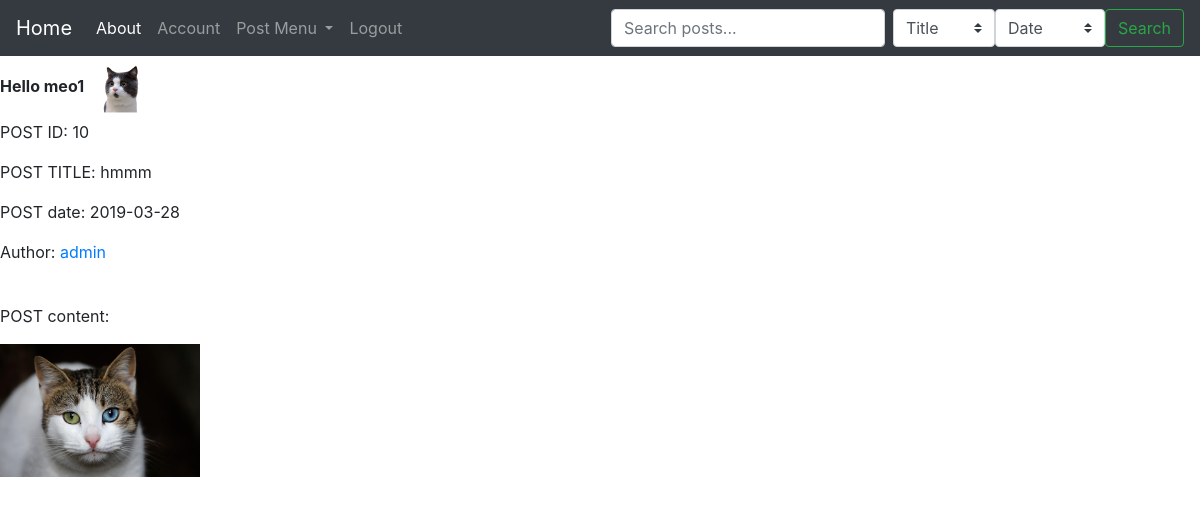
The page /post/10/detail (signed in) on the database its author committed.
### source/models.py (models this page shows, shortened)
class User(db.Model, UserMixin):
	__tablename__ = 'user_table'
	id = db.Column(db.Integer, primary_key=True)
	username = db.Column(db.String(30), unique=True, index =True, nullable=False)
	email = db.Column(db.String(40), unique=True, index =True, nullable=False)
	avatar = db.Column(db.String(30), nullable=False, default='default.png')
	password_hash = db.Column(db.String(128), nullable=False)
	post = db.relationship('Post', backref='author', lazy=True)

class Post(db.Model):
	__tablename__ = 'post_table'
	id = db.Column(db.Integer, primary_key=True)
	title = db.Column(db.String(30), nullable=False)
	date = db.Column(db.DateTime(), default=datetime.utcnow, nullable=False)
	content = db.Column(db.Text(), nullable=False)
	user_id = db.Column(db.String(20), db.ForeignKey('user_table.id'), nullable=False)

### source/post/views.py (the view)
@post.route('/post/<int:post_id>/detail')
@login_required
def show(post_id):
    post_sample = Post.query.get(post_id)
    return render_template('post_content.html', post_sample=post_sample)

### source/models.py (called while the page is built)
@lm.user_loader
def load_user(user_id):
	return User.query.get(user_id)

### source/templates/post_content.html (shortened to what this page needs)
{% extends 'base.html' %}
{% block content %}
<p>POST ID: {{post_sample.id}}</p>
<p>POST TITLE: {{post_sample.title}}</p>
<p>POST date: {{post_sample.date.strftime('%Y-%m-%d')}}</p>
<p>Author: <a href="{{ url_for('user.posts', username=post_sample.author.username) }}">{{ post_sample.author.username }}</a></p>
<br>
<p>POST content: </p>
<p>{{ post_sample.content|safe}}</p>
{% endblock %}

### source/templates/base.html (shortened to what this page needs)
<!DOCTYPE html>
<html>
<head>
	<link rel="stylesheet" href="https://stackpath.bootstrapcdn.com/bootstrap/4.3.1/css/bootstrap.min.css">
	<link rel="stylesheet" href="static/basic.css">
</head>
<body>
	<nav class="navbar navbar-expand-lg navbar-dark bg-dark">
	  <a class="navbar-brand" href="{{ url_for('core.index') }}">Home</a>
	  <div class="collapse navbar-collapse" id="navbarSupportedContent">
	    <ul class="navbar-nav mr-auto">
	      <li class="nav-item active">
	        <a class="nav-link" href="{{ url_for('core.about') }}">About <span class="sr-only">(current)</span></a>
	      </li>
	      {% if current_user.is_authenticated %}
	      <li class="nav-item">
	        <a class="nav-link" href="{{ url_for('user.account', user_id=current_user.id) }}">Account</a>
	      </li>
	      <li class="nav-item dropdown">
	        <a class="nav-link dropdown-toggle" href="#" id="navbarDropdown" role="button" data-toggle="dropdown" aria-haspopup="true" aria-expanded="false">
	          Post Menu
	        </a>
	      </li>
	      <li class="nav-item">
	        <a class="nav-link" href="{{ url_for('user.logout') }}" tabindex="-1">Logout</a>
	      </li>
	      {% endif %}
	    </ul>
	  </div>
	  <form class="form-inline my-2 my-lg-0" action="{{url_for('post.search')}}">
      <input class="form-control mr-sm-2" type="search" placeholder="Search posts..." aria-label="Search" name="keyword">
		  <select class="custom-select" id="inputGroupSelect04" aria-label="Example select with button addon" name="search_by">
		    <option selected value="title">Title</option>
		  </select>
		  <select class="custom-select" id="inputGroupSelect04" aria-label="Example select with button addon" name="sort">
		    <option selected value="date">Date</option>
		  </select>
      <button class="btn btn-outline-success my-2 my-sm-0" type="submit">Search</button>
    </form>
	</nav>
	{% if current_user.is_authenticated %}
	<strong>Hello {{current_user.username}}</strong>
	<img src="{{ url_for('static', filename='profile_pics/' + current_user.avatar) }}"  width="64" height="64">
	{% endif %}
{% block content %}
{% endblock %}
</body>
</html>

### rows shown on the page
User: username "meo1", avatar (placeholder picture)
Post: id "10", title "hmmm", date "2019-03-28", content (picture)
User: author.username "admin"
